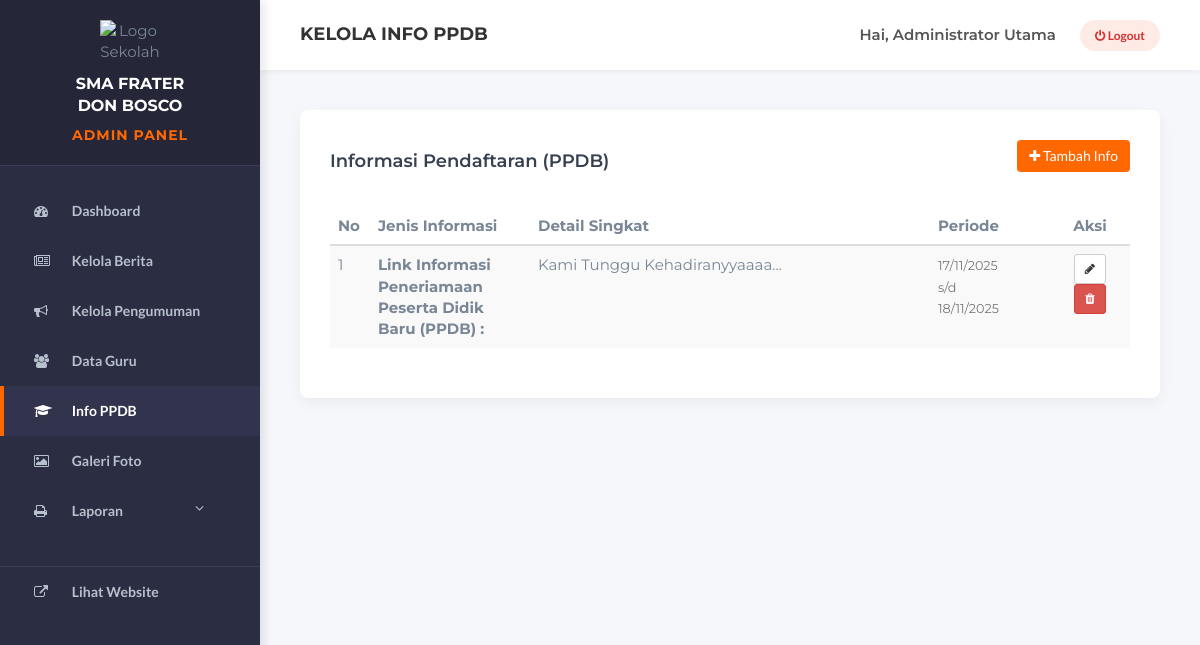
The app's page /admin/ppdb.php (signed in), older data.
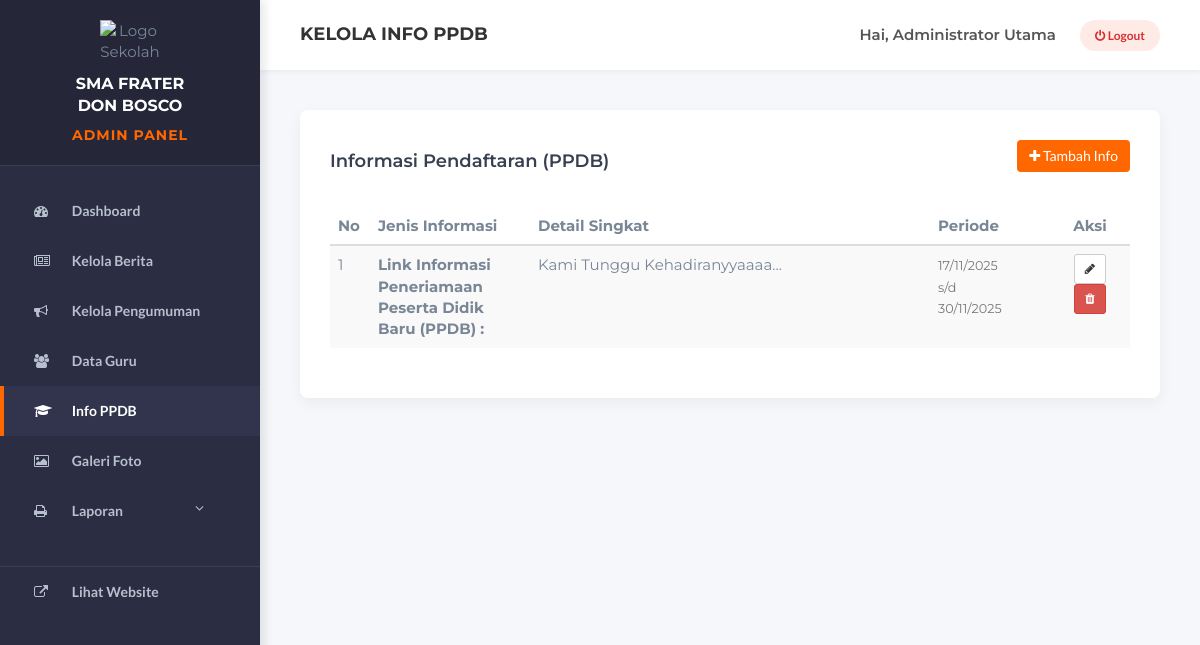
The same page, newer data.
### tables this page shows
CREATE TABLE `info_ppdb` (
  `id_info` int(11) NOT NULL,
  `jenis_informasi` varchar(100) NOT NULL,
  `isi_detail` text NOT NULL,
  `tanggal_mulai` date DEFAULT NULL,
  `tanggal_akhir` date DEFAULT NULL,
  `tautan_formulir` varchar(255) DEFAULT NULL
);

### controllers/AdminPPDBController.php (called while the page is built, shortened)
<?php
require_once __DIR__ . '/../models/PPDBModel.php';
class AdminPPDBController {
    public function index() {
        $model = new PPDBModel();
        $data_ppdb = $model->getAllPPDB();
        require_once '../views/admin/ppdb_index.php';
    }
}
?>

### models/PPDBModel.php (called while the page is built, shortened)
<?php
require_once 'Database.php';
class PPDBModel extends Database
{
    public function getAllPPDB()
    {
        $sql = "SELECT * FROM info_ppdb ORDER BY id_info DESC";
        $query = $this->query($sql);
        $hasil = [];
        while ($row = mysqli_fetch_assoc($query)) {
            $hasil[] = $row;
        }
        return $hasil;
    }
}
?>

### models/Database.php (called while the page is built, shortened)
<?php
require_once __DIR__ . '/../Koneksi Database/koneksi.php';
class Database {
    protected $koneksi;
    public function __construct() {
        global $koneksi;
        $this->koneksi = $koneksi;
    }
    public function query($sql) {
        return mysqli_query($this->koneksi, $sql);
    }
}
?>

### views/admin/ppdb_index.php (the view, shortened to what this page needs)
<?php
require_once 'template/header.php';
require_once 'template/sidebar.php';
?>
<div class="main-content">
    <?php require_once 'template/topbar.php'; ?>
    <div class="content-wrapper">
        <div class="card-box">
            <div class="row" style="margin-bottom: 20px;">
                <div class="col-md-6"><h4>Informasi Pendaftaran (PPDB)</h4></div>
                <div class="col-md-6 text-right">
                    <a href="ppdb.php?aksi=tambah" class="btn btn-orange"><i class="fa fa-plus"></i> Tambah Info</a>
                </div>
            </div>
            <div class="table-responsive">
                <table class="table table-hover table-striped">
                    <thead>
                        <tr>
                            <th width="5%">No</th>
                            <th width="20%">Jenis Informasi</th>
                            <th>Detail Singkat</th>
                            <th width="15%">Periode</th>
                            <th width="10%" class="text-center">Aksi</th>
                        </tr>
                    </thead>
                    <tbody>
                        <?php
                        $no = 1;
                        if (count($data_ppdb) > 0) {
                            foreach ($data_ppdb as $d) {
                        ?>
                        <tr>
                            <td><?php echo $no++; ?></td>
                            <td style="font-weight:bold;"><?php echo htmlspecialchars($d['jenis_informasi']); ?></td>
                            <td><?php echo substr(htmlspecialchars($d['isi_detail']), 0, 80); ?>...</td>
                            <td>
                                <small class="text-muted">
                                    <?php echo date('d/m/Y', strtotime($d['tanggal_mulai'])); ?> <br> s/d <br>
                                    <?php echo date('d/m/Y', strtotime($d['tanggal_akhir'])); ?>
                                </small>
                            </td>
                            <td class="text-center">
                                <a href="ppdb.php?aksi=edit&id=<?php echo $d['id_info']; ?>" class="btn btn-sm btn-default"><i class="fa fa-pencil"></i></a>
                                <a href="ppdb.php?aksi=hapus&id=<?php echo $d['id_info']; ?>" class="btn btn-sm btn-danger" onclick="return confirm('Hapus data ini?')"><i class="fa fa-trash"></i></a>
                            </td>
                        </tr>
                        <?php
                            }
                        } else {
                            echo "<tr><td colspan='5' class='text-center'>Belum ada informasi PPDB.</td></tr>";
                        }
                        ?>
                    </tbody>
                </table>
            </div>
        </div>
    </div>
</div>
<?php require_once 'template/footer.php'; ?>

Row changes from the older to the newer data that the page shows:
changed info_ppdb "Link Informasi Peneriamaan Peserta Didik Baru (PPDB) :": tanggal_akhir "18/11/2025" → "30/11/2025"
